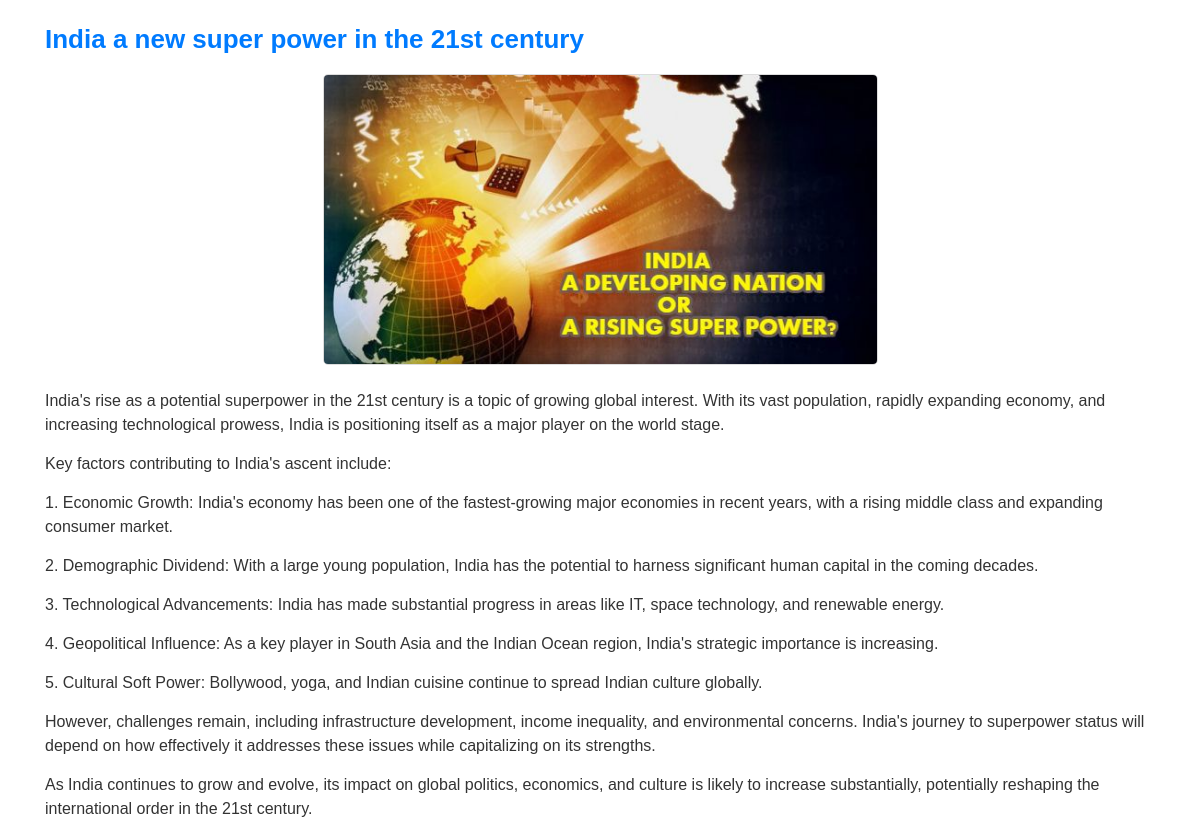
Screenshot of /post/3/ with the database file from the repository.
### cms/models.py (models this page shows, shortened)
class Post(models.Model):
    topic = models.CharField(max_length=200, choices=TOPIC_CHOICES)
    title = models.CharField(max_length=200)
    created_on = models.DateTimeField(auto_now=True)
    author = models.ForeignKey(User, on_delete=models.CASCADE)
    content = models.TextField()
    image = models.ImageField(upload_to='main_images/', null=True, blank=True)

### cms/views.py (the view)
# urls.py: path('post/<int:pk>/', views.PostDetailView.as_view(), name='post-detail'),
class PostDetailView(DetailView):
    model = Post
    template_name = 'index.html'
    context_object_name = 'post'

### cms/templates/index.html (shortened to what this page needs)
<!DOCTYPE html>
<html lang="en">
<head>
    <link href="https://stackpath.bootstrapcdn.com/bootstrap/4.5.2/css/bootstrap.min.css" rel="stylesheet">
</head>
<body>
    <div class="container">
        <div class="post">
            <div class="post-title">{{ post.title }}</div>
            <div class="post-image">
                <img src="{{ post.image.url }}" alt="Image for {{ post.title }}">
            </div>
            <div class="post-content mt-4">
                {{ post.content|linebreaks }}
            </div>
        </div>
    </div>
</body>
</html>

### cms/templates/index.html (style rules this page uses)
body { font-family: Arial, sans-serif; }
.post { margin-top: 20px; }
.post-image img { width: 50%; height: auto; border: 1px solid #ddd; border-radius: 5px; display: block; margin: 0 auto; }
.post-title { font-size: 26px; font-weight: bold; margin-bottom: 15px; color: #007bff; }
.post-content { color: #333; }
.post-content p { margin-bottom: 15px; }

### rows the page displays
Post: title "India a new super power in the 21st century", image (picture), content "India's rise as a potential superpower in the 21st century is a topic of growing global interest. With its vast population, rapidly expanding economy, and increasing technological prowess, India is positioning itself as a major player on the world stage. Key factors contributing to India's ascent include: 1. Economic Growth: India's economy has been one of the fastest-growing major economies in recent years, with a rising middle class and expanding consumer market. 2. Demographic Dividend: With a large young population, India has the potential to harness significant human capital in the coming decades. 3. Technological Advancements: India has made substantial progress in areas like IT,…"
